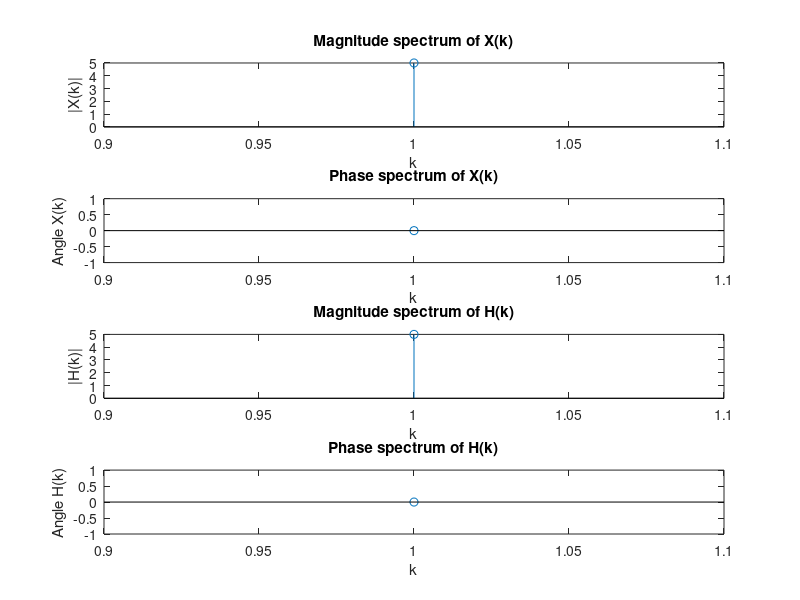
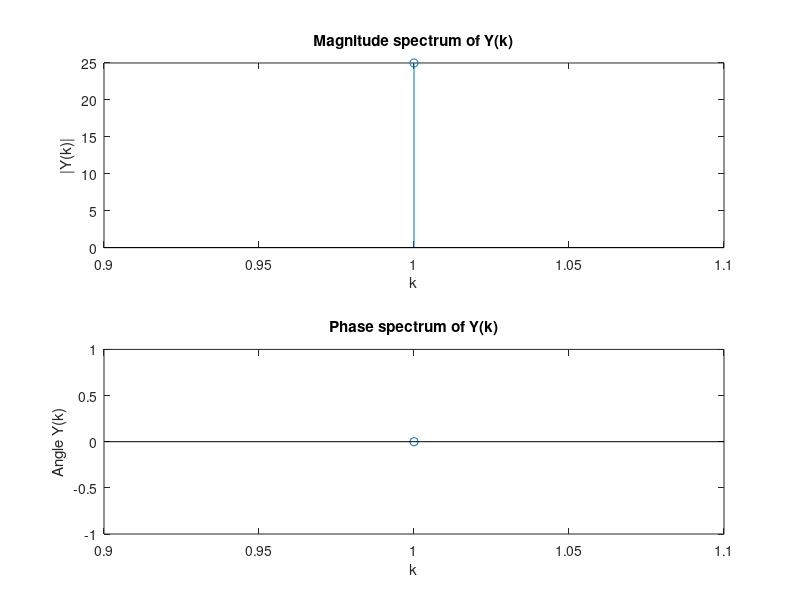

These figures' MATLAB source, in order:
clc;
clear all;
close all;
disp('SK. Tanzir Mehedi Shawon');
disp('IT-14012');
disp('Department of ICT, MBSTU');
disp('Group-01');
disp('5(c) Circular Convolution using radix-2 DIT FFT');

x=input('Input sequence of x(n): ');
h=input('Input sequence of h(n): ');

length_x=length(x);
length_h=length(h);

N=max(length_x,length_h);

new_x=[x zeros(1,N-length_x)]; % Create a 1-by- (N-length_x) vector
new_h=[h zeros(1,N-length_h)];

W=zeros(N,N);
for n=0:N-1
    for k=0:N-1
        W(n+1,k+1)=exp(-i*2*pi*n*k/N);
    end;
end;

X=W*transpose(new_x);  %Transpose example: new_x.'
H=W*transpose(new_h);   

disp('DIT of 1st sequence is: ');
disp(transpose(X));

disp('DIT of 2nd sequence is: ');
disp(transpose(H));

figure;
subplot(4,1,1);
stem(abs(X)); 
title('Magnitude spectrum of X(k)');
ylabel('|X(k)|');
xlabel('k');

subplot(4,1,2);
stem(angle(X)); 
title('Phase spectrum of X(k)');
ylabel('Angle X(k)');
xlabel('k');

subplot(4,1,3);
stem(abs(H)); 
title('Magnitude spectrum of H(k)');
ylabel('|H(k)|');
xlabel('k');

subplot(4,1,4);
stem(angle(H)); 
title('Phase spectrum of H(k)');
ylabel('Angle H(k)');
xlabel('k');

YY=times(X,H); % Array multiply example X.*H
w=zeros(N,N);

for n=0:N-1
    for k=0:N-1
        w(n+1,k+1)=exp(i*2*pi*n*k/N);
    end;
end;

C=w*YY;
Y=C/N;

disp('Convolved Sequence');
disp(transpose(Y));

figure;
subplot(2,1,1);
stem(abs(Y)); 
title('Magnitude spectrum of Y(k)');
ylabel('|Y(k)|');
xlabel('k');

subplot(2,1,2);
stem(angle(Y)); 
title('Phase spectrum of Y(k)');
ylabel('Angle Y(k)');
xlabel('k');